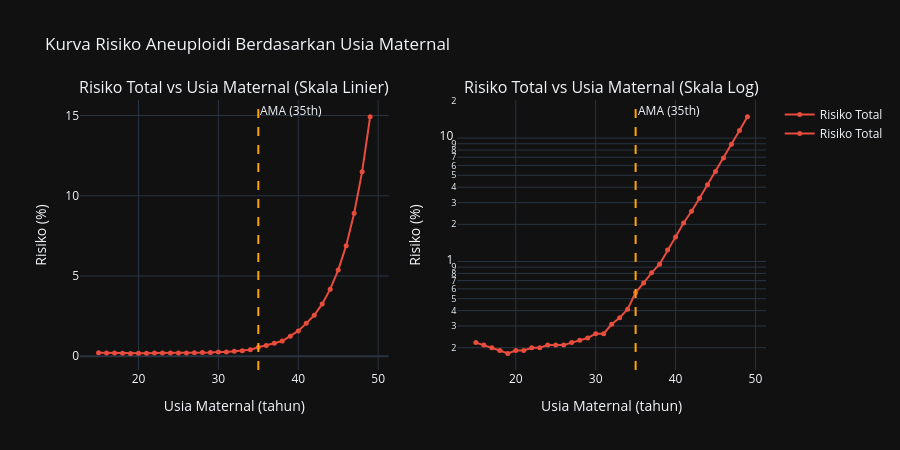

Notebook code cell kept with this figure:
### Markdown cell above
### Plot kurva risiko vs usia

### Code cell
fig = make_subplots(rows=1, cols=2,
    subplot_titles=('Risiko Total vs Usia Maternal (Skala Linier)',
                    'Risiko Total vs Usia Maternal (Skala Log)'))

for col, yaxisType in enumerate(['linear', 'log'], start=1):
    fig.add_trace(go.Scatter(
        x=riskDf['maternal_age'], y=riskDf['total_risk_percent'],
        name='Risiko Total', mode='lines+markers',
        line=dict(color='#e74c3c', width=2),
        marker=dict(size=5)
    ), row=1, col=col)
    fig.update_yaxes(type=yaxisType, title_text='Risiko (%)', row=1, col=col)
    fig.update_xaxes(title_text='Usia Maternal (tahun)', row=1, col=col)

for col in [1, 2]:
    fig.add_vline(x=35, line_dash='dash', line_color='orange',
                  annotation_text='AMA (35th)', row=1, col=col)

fig.update_layout(
    title='Kurva Risiko Aneuploidi Berdasarkan Usia Maternal',
    height=450, template='plotly_dark', showlegend=True
)
fig.show()

### Figure 1 — Plotly figure (JSON) as saved in the notebook; plotly's stock layout.template omitted (floating-point values rounded to 4 significant figures)
{"data": [{"line": {"color": "#e74c3c", "width": 2}, "marker": {"size": 5}, "mode": "lines+markers", "name": "Risiko Total", "type": "scatter", "x": [15, 16, 17, 18, 19, 20, 21, 22, 23, 24, 25, 26, 27, 28, 29, 30, 31, 32, 33, 34, 35, 36, 37, 38, 39, 40, 41, 42, 43, 44, 45, 46, 47, 48, 49], "xaxis": "x", "y": [0.22, 0.21, 0.2, 0.19, 0.18, 0.19, 0.19, 0.2, 0.2, 0.21, 0.21, 0.21, 0.22, 0.23, 0.24, 0.26, 0.26, 0.31, 0.35, 0.41, 0.56, 0.67, 0.81, 0.95, 1.24, 1.58, 2.05, 2.55, 3.26, 4.18, 5.37, 6.89, 8.91, 11.5, 14.93], "yaxis": "y"}, {"line": {"color": "#e74c3c", "width": 2}, "marker": {"size": 5}, "mode": "lines+markers", "name": "Risiko Total", "type": "scatter", "x": [15, 16, 17, 18, 19, 20, 21, 22, 23, 24, 25, 26, 27, 28, 29, 30, 31, 32, 33, 34, 35, 36, 37, 38, 39, 40, 41, 42, 43, 44, 45, 46, 47, 48, 49], "xaxis": "x2", "y": [0.22, 0.21, 0.2, 0.19, 0.18, 0.19, 0.19, 0.2, 0.2, 0.21, 0.21, 0.21, 0.22, 0.23, 0.24, 0.26, 0.26, 0.31, 0.35, 0.41, 0.56, 0.67, 0.81, 0.95, 1.24, 1.58, 2.05, 2.55, 3.26, 4.18, 5.37, 6.89, 8.91, 11.5, 14.93], "yaxis": "y2"}], "layout": {"annotations": [{"font": {"size": 16}, "showarrow": false, "text": "Risiko Total vs Usia Maternal (Skala Linier)", "x": 0.225, "xanchor": "center", "xref": "paper", "y": 1, "yanchor": "bottom", "yref": "paper"}, {"font": {"size": 16}, "showarrow": false, "text": "Risiko Total vs Usia Maternal (Skala Log)", "x": 0.775, "xanchor": "center", "xref": "paper", "y": 1, "yanchor": "bottom", "yref": "paper"}, {"showarrow": false, "text": "AMA (35th)", "x": 35, "xanchor": "left", "xref": "x", "y": 1, "yanchor": "top", "yref": "y domain"}, {"showarrow": false, "text": "AMA (35th)", "x": 35, "xanchor": "left", "xref": "x2", "y": 1, "yanchor": "top", "yref": "y2 domain"}], "height": 450, "shapes": [{"line": {"color": "orange", "dash": "dash"}, "type": "line", "x0": 35, "x1": 35, "xref": "x", "y0": 0, "y1": 1, "yref": "y domain"}, {"line": {"color": "orange", "dash": "dash"}, "type": "line", "x0": 35, "x1": 35, "xref": "x2", "y0": 0, "y1": 1, "yref": "y2 domain"}], "showlegend": true, "title": {"text": "Kurva Risiko Aneuploidi Berdasarkan Usia Maternal"}, "xaxis": {"anchor": "y", "domain": [0, 0.45], "title": {"text": "Usia Maternal (tahun)"}}, "xaxis2": {"anchor": "y2", "domain": [0.55, 1], "title": {"text": "Usia Maternal (tahun)"}}, "yaxis": {"anchor": "x", "domain": [0, 1], "title": {"text": "Risiko (%)"}, "type": "linear"}, "yaxis2": {"anchor": "x2", "domain": [0, 1], "title": {"text": "Risiko (%)"}, "type": "log"}}}
